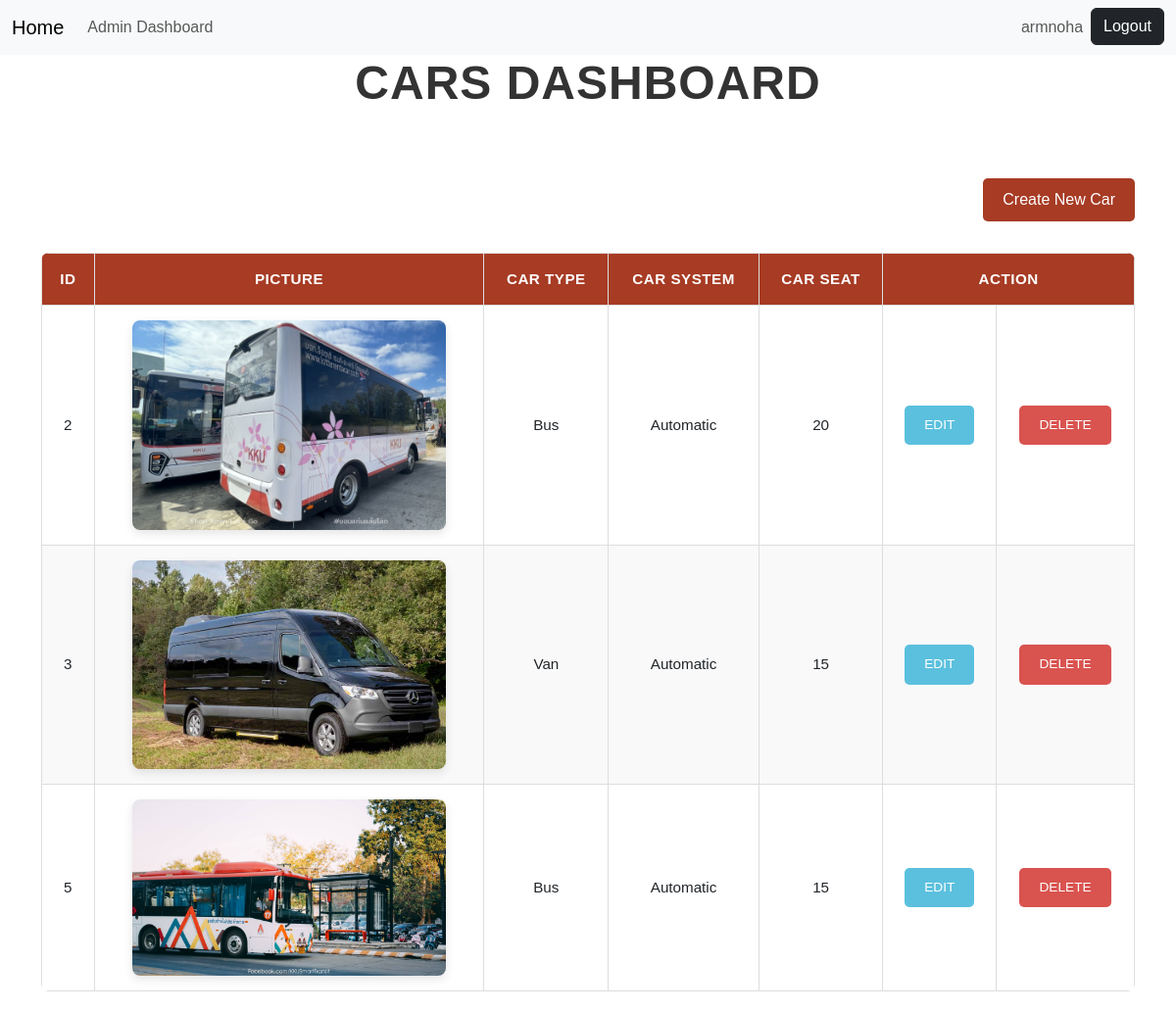
Page /adminEditCar/ (signed in) on the committed database.
### booksys/models.py (models this page shows, shortened)
class User(AbstractBaseUser, PermissionsMixin):
    email = models.EmailField(blank=True, default="")
    username = models.CharField(max_length=255, blank=True, default="",unique=True)
    first_name = models.CharField(max_length=255, blank=True, default="")
    last_name = models.CharField(max_length=255, blank=True, default="")
    is_active = models.BooleanField(default=True)
    is_staff = models.BooleanField(default=False)
    is_superuser = models.BooleanField(default=False)
    rank = models.IntegerField(default=1, blank=True, null=True)
    date_joined = models.DateTimeField(default=timezone.now)
    last_login = models.DateTimeField(blank=True, null=True)
    phone = models.CharField(max_length=10, blank=True, null=True)
    objects = CustomUserManager()
    USERNAME_FIELD = "username"
    EMAIL_FIELD = "email"
    REQUIRED_FIELDS = []
    class Meta:
        verbose_name = "User"
        verbose_name_plural = "Users"

class Car(models.Model):
    file = models.ImageField(upload_to='uploads/')
    car_type = models.CharField(max_length=255, blank=True, default="",null=True)
    car_system = models.CharField(max_length=255, blank=True, default="",null=True)
    car_seat = models.IntegerField(blank=True, null=True)

### booksys/views.py (the view)
# urls.py: path('adminEditCar/',views.adminDashCar,name="adminDashCar"),
@user_passes_test(lambda user: user.is_superuser)
def adminDashCar(request):
    car = Car.objects.all()
    context = {"car": car}
    return render(request, "adminCarEdit.html", context)

### booksys/templates/adminCarEdit.html (shortened to what this page needs)
{% include "components/base2.html" %}
<!DOCTYPE html>
<html lang="en">
<head>
</head>
<body>
    <div class="container">
        <h1>Cars Dashboard</h1>
        <div class="right">
            <a href="{% url 'addCar' %}" ><button id="new3">Create New Car</button></a>
        </div>
        <br></br>
        <br></br>
        <table id="customers">
            <thead>
                <tr>
                <th>Id</th>
                <th>Picture</th>
                <th>Car Type</th>
                <th>Car System</th>
                <th>Car Seat</th>
                <th colspan="2" id="mid">Action</th>
                </tr>
            </thead>
            <tbody>
            {% for x in car %}
            <tr>
                <td>{{x.id}}</td>
                <td> <img src="{{ x.file.url }}" width="320" height="160"  alt="Uploaded file"></td>
                <td>{{x.car_type}}</td>
                <td>{{x.car_system}}</td>
                <td>{{x.car_seat}}</td>
                <td>
                    <a href="update/{{x.id}}"><button id="up">EDIT</button></a>
                </td>
                <td>
                    <a href="delete/{{x.id}}"><button id="del">DELETE</button></a>
                </td>
            </tr>
            {% endfor %}
        </tbody>
        </table>
    </div>
</body>
</html>

### booksys/templates/components/base2.html (shortened to what this page needs)
<!DOCTYPE html>
<html>
    <head>
        <link href="https://cdn.jsdelivr.net/npm/bootstrap@5.3.3/dist/css/bootstrap.min.css" rel="stylesheet">
    </head>
    <body>
        <nav class="navbar navbar-expand-lg bg-light">
            <div class="container-fluid">
              <a class="navbar-brand" href="http://127.0.0.1:8000/">Home</a>
              <div class="collapse navbar-collapse" id="navbarSupportedContent">
                <ul class="navbar-nav me-auto mb-2 mb-lg-0">
                  {% if request.user.is_superuser %}
                      <li class="nav-item">
                        <a class="nav-link" href="{% url 'adminDashboard' %}">Admin Dashboard</a>
                      </li>
                  {% else %}
                      <li class="nav-item">
                        <a class="nav-link" href="/login">Booking</a>
                      </li>
                  {% endif %}
                </ul>
                {% if request.user.is_authenticated %}
                  <ul class="navbar-nav ms-auto mb-2 mb-lg-0">
                    <li class="nav-item">
                      <a class="nav-link" href="/dashboard">{{ request.user.username }}</a>
                    </li>
                    <li class="nav-item">
                      <a href="{% url 'logout' %}" class="btn btn-dark">Logout</a>
                    </li>
                  </ul>
                {% endif %}
              </div>
            </div>
          </nav>
    </body>
</html>

### booksys/templates/adminCarEdit.html (style rules this page uses)
body { font-family: Arial, sans-serif; }
h1 { color: #333; font-size: 3em; font-weight: bold; margin-bottom: 1em; text-transform: uppercase; text-align: center; letter-spacing: 1px; }
#customers { width: 100%; border-collapse: collapse; margin-bottom: 20px; overflow: hidden; border-radius: 8px; }
#customers th, #customers td { padding: 15px; border: 1px solid #ddd; text-align: center; font-size: 0.95em; }
#customers th { background-color: #A73B24; color: white; font-weight: bold; text-transform: uppercase; letter-spacing: 0.5px; }
#customers tr:nth-child(even) { background-color: #f9f9f9; }
#customers td img { width: 100%; max-width: 320px; height: auto; border-radius: 8px; box-shadow: 0px 4px 10px rgba(0, 0, 0, 0.1); }
#up, #del, #new3 { padding: 10px 20px; font-size: 0.9em; color: #fff; border: none; border-radius: 5px; cursor: pointer; transition: background-color 0.3s ease, transform 0.2s ease; }
#up { background-color: #5bc0de; }
#del { background-color: #d9534f; }
#new3 { background-color: #A73B24; margin-top: 20px; display: inline-block; font-size: 1em; }
.right { float: right; }

### rows in the picture
User: user.username "armnoha"
Car: id "2", file (picture), car_type "Bus", car_system "Automatic", car_seat "20"
Car: id "3", file (picture), car_type "Van", car_system "Automatic", car_seat "15"
Car: id "5", file (picture), car_type "Bus", car_system "Automatic", car_seat "15"
